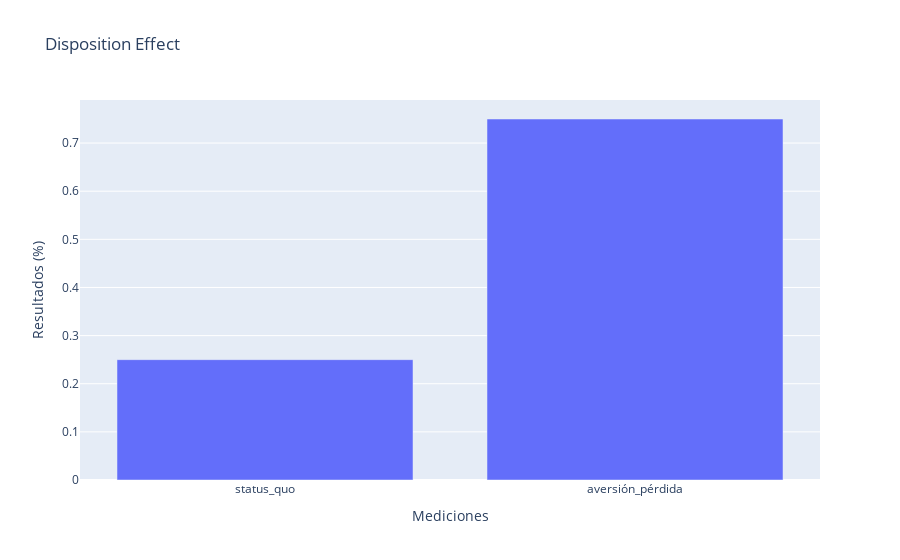

Write notebook code for a chart like this one.
### Code cell
sesgos = fn.f_sesgos_cognitivos(datos)
df_resultados = pd.DataFrame(sesgos['resultados'])
df_results = df_resultados.drop([0, 3])
sesgs_bar = go.Figure(data = [go.Bar(x = df_results['mediciones'], y = df_results['resultados'])])
sesgs_bar.update_layout(title = "Disposition Effect", xaxis_title = "Mediciones", yaxis_title = "Resultados (%)")    
sesgs_bar.show()

### Figure 1 — Plotly figure (JSON) as saved in the notebook; plotly's stock layout.template omitted (floating-point values rounded to 4 significant figures)
{"data": [{"type": "bar", "x": ["status_quo", "aversión_pérdida"], "y": [0.25, 0.75]}], "layout": {"title": {"text": "Disposition Effect"}, "xaxis": {"title": {"text": "Mediciones"}}, "yaxis": {"title": {"text": "Resultados (%)"}}}}
